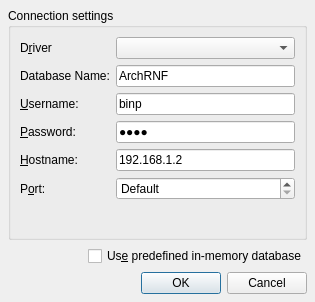
<?xml version="1.0" encoding="UTF-8"?>
<ui version="4.0">
 <class>QSqlConnectionDialogUi</class>
 <widget class="QDialog" name="QSqlConnectionDialogUi">
  <property name="geometry">
   <rect>
    <x>0</x>
    <y>0</y>
    <width>315</width>
    <height>302</height>
   </rect>
  </property>
  <property name="windowTitle">
   <string>Connect...</string>
  </property>
  <layout class="QVBoxLayout">
   <property name="spacing">
    <number>6</number>
   </property>
   <property name="margin" stdset="0">
    <number>8</number>
   </property>
   <item>
    <widget class="QGroupBox" name="connGroupBox">
     <property name="title">
      <string>Connection settings</string>
     </property>
     <layout class="QFormLayout" name="formLayout">
      <item row="0" column="1">
       <widget class="QComboBox" name="comboDriver"/>
      </item>
      <item row="2" column="0">
       <widget class="QLabel" name="textLabel4">
        <property name="text">
         <string>&amp;Username:</string>
        </property>
        <property name="buddy">
         <cstring>editUsername</cstring>
        </property>
       </widget>
      </item>
      <item row="0" column="0">
       <widget class="QLabel" name="textLabel2">
        <property name="text">
         <string>D&amp;river</string>
        </property>
        <property name="buddy">
         <cstring>comboDriver</cstring>
        </property>
       </widget>
      </item>
      <item row="1" column="1">
       <widget class="QLineEdit" name="editDatabase">
        <property name="text">
         <string>ArchRNF</string>
        </property>
       </widget>
      </item>
      <item row="5" column="1">
       <widget class="QSpinBox" name="portSpinBox">
        <property name="specialValueText">
         <string>Default</string>
        </property>
        <property name="minimum">
         <number>-1</number>
        </property>
        <property name="maximum">
         <number>65535</number>
        </property>
        <property name="value">
         <number>-1</number>
        </property>
       </widget>
      </item>
      <item row="1" column="0">
       <widget class="QLabel" name="textLabel3">
        <property name="text">
         <string>Database Name:</string>
        </property>
        <property name="buddy">
         <cstring>editDatabase</cstring>
        </property>
       </widget>
      </item>
      <item row="3" column="1">
       <widget class="QLineEdit" name="editPassword">
        <property name="text">
         <string>binp</string>
        </property>
        <property name="echoMode">
         <enum>QLineEdit::EchoMode::Password</enum>
        </property>
       </widget>
      </item>
      <item row="2" column="1">
       <widget class="QLineEdit" name="editUsername">
        <property name="text">
         <string>binp</string>
        </property>
       </widget>
      </item>
      <item row="4" column="1">
       <widget class="QLineEdit" name="editHostname">
        <property name="text">
         <string>192.168.1.2</string>
        </property>
       </widget>
      </item>
      <item row="4" column="0">
       <widget class="QLabel" name="textLabel5">
        <property name="text">
         <string>&amp;Hostname:</string>
        </property>
        <property name="buddy">
         <cstring>editHostname</cstring>
        </property>
       </widget>
      </item>
      <item row="5" column="0">
       <widget class="QLabel" name="textLabel5_2">
        <property name="text">
         <string>P&amp;ort:</string>
        </property>
        <property name="buddy">
         <cstring>portSpinBox</cstring>
        </property>
       </widget>
      </item>
      <item row="3" column="0">
       <widget class="QLabel" name="textLabel4_2">
        <property name="text">
         <string>&amp;Password:</string>
        </property>
        <property name="buddy">
         <cstring>editPassword</cstring>
        </property>
       </widget>
      </item>
     </layout>
    </widget>
   </item>
   <item>
    <layout class="QHBoxLayout">
     <property name="spacing">
      <number>6</number>
     </property>
     <property name="margin" stdset="0">
      <number>0</number>
     </property>
     <item>
      <spacer>
       <property name="orientation">
        <enum>Qt::Orientation::Horizontal</enum>
       </property>
       <property name="sizeHint" stdset="0">
        <size>
         <width>40</width>
         <height>20</height>
        </size>
       </property>
      </spacer>
     </item>
     <item>
      <widget class="QCheckBox" name="dbCheckBox">
       <property name="text">
        <string>Us&amp;e predefined in-memory database</string>
       </property>
      </widget>
     </item>
    </layout>
   </item>
   <item>
    <widget class="QDialogButtonBox" name="buttonBox">
     <property name="standardButtons">
      <set>QDialogButtonBox::StandardButton::Cancel|QDialogButtonBox::StandardButton::Ok</set>
     </property>
    </widget>
   </item>
  </layout>
 </widget>
 <tabstops>
  <tabstop>comboDriver</tabstop>
  <tabstop>editDatabase</tabstop>
  <tabstop>editUsername</tabstop>
  <tabstop>editPassword</tabstop>
  <tabstop>editHostname</tabstop>
  <tabstop>portSpinBox</tabstop>
  <tabstop>dbCheckBox</tabstop>
 </tabstops>
 <resources/>
 <connections>
  <connection>
   <sender>dbCheckBox</sender>
   <signal>toggled(bool)</signal>
   <receiver>connGroupBox</receiver>
   <slot>setDisabled(bool)</slot>
   <hints>
    <hint type="sourcelabel">
     <x>165</x>
     <y>248</y>
    </hint>
    <hint type="destinationlabel">
     <x>107</x>
     <y>221</y>
    </hint>
   </hints>
  </connection>
  <connection>
   <sender>buttonBox</sender>
   <signal>accepted()</signal>
   <receiver>QSqlConnectionDialogUi</receiver>
   <slot>accept()</slot>
   <hints>
    <hint type="sourcelabel">
     <x>19</x>
     <y>278</y>
    </hint>
    <hint type="destinationlabel">
     <x>20</x>
     <y>244</y>
    </hint>
   </hints>
  </connection>
  <connection>
   <sender>buttonBox</sender>
   <signal>rejected()</signal>
   <receiver>QSqlConnectionDialogUi</receiver>
   <slot>reject()</slot>
   <hints>
    <hint type="sourcelabel">
     <x>58</x>
     <y>276</y>
    </hint>
    <hint type="destinationlabel">
     <x>58</x>
     <y>258</y>
    </hint>
   </hints>
  </connection>
 </connections>
</ui>
